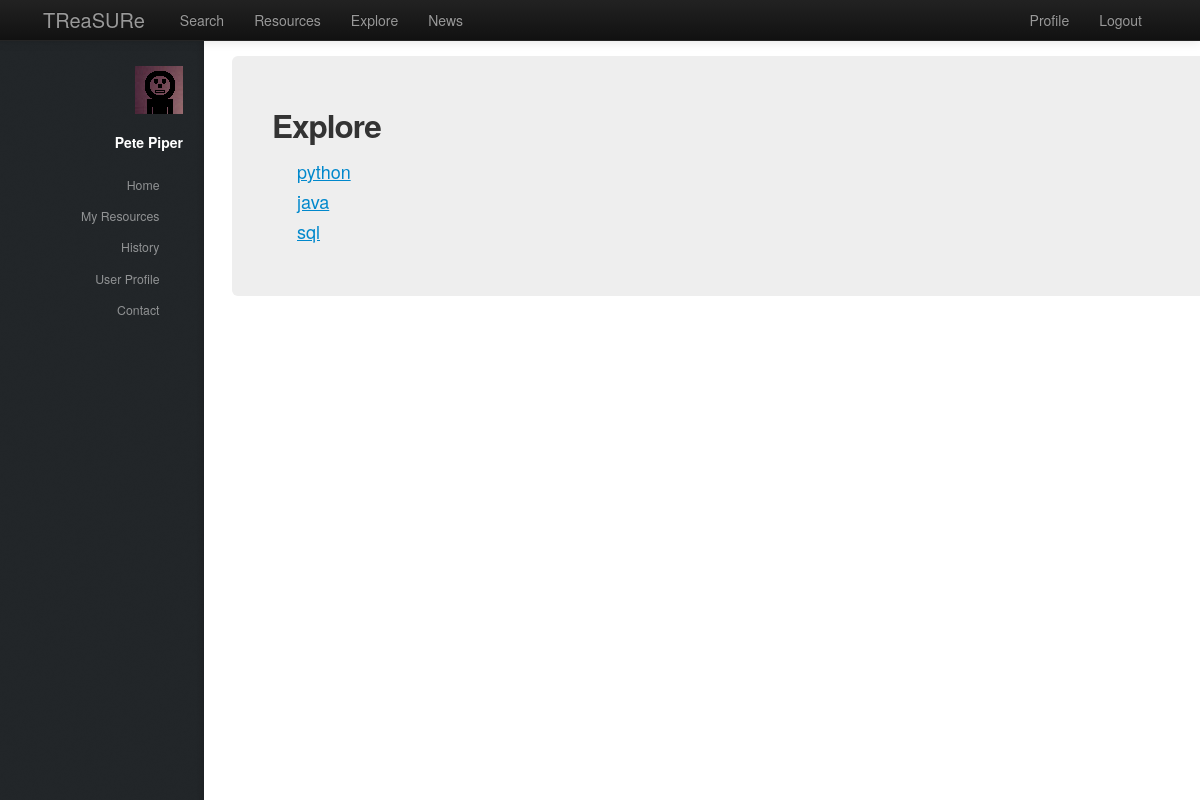
Before: /treasure/explore/ (signed in) with the older database file.
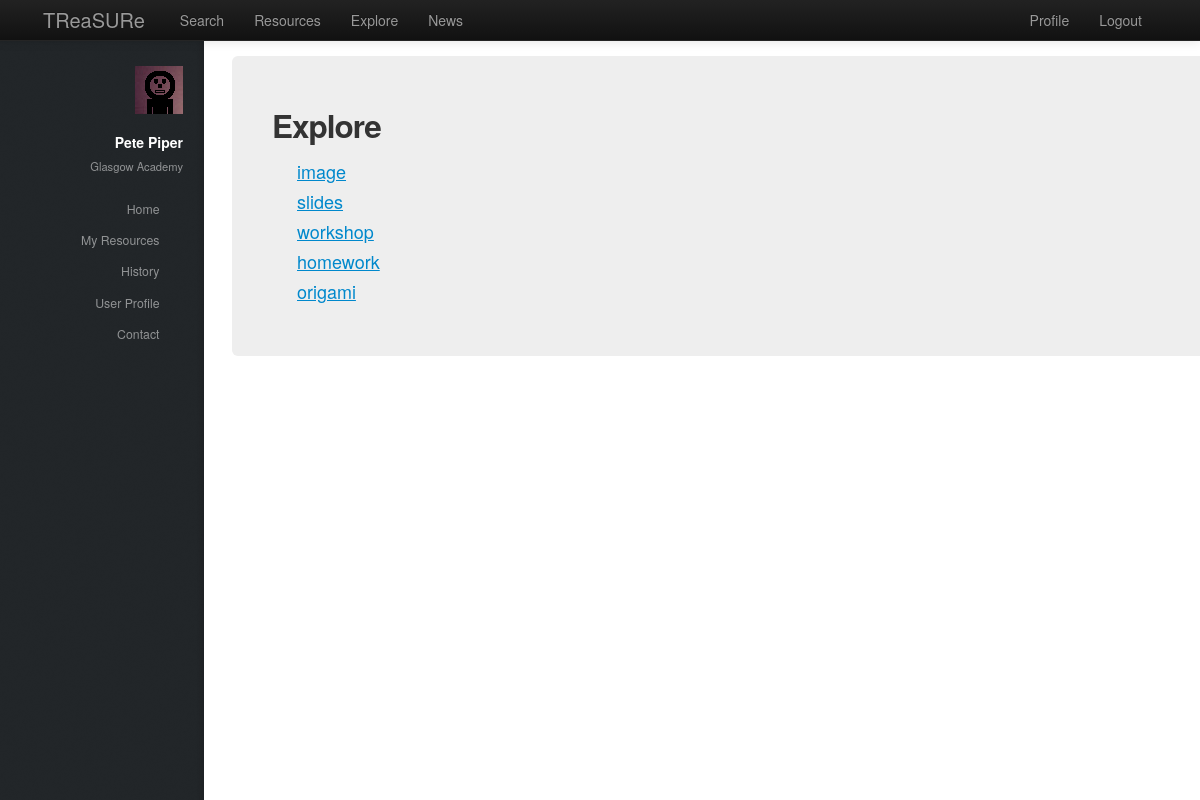
After: the same page with the newer database file.
### treasure/models.py (models this page shows, shortened)
class Teacher(models.Model):
    user = models.OneToOneField(User)
    firstname = models.CharField(max_length=128)
    surname = models.CharField(max_length=128)
    schools = models.ManyToManyField(School, null=True)
    hubs = models.ManyToManyField(Hub, null=True)

class Tag(models.Model):
    name = models.CharField(max_length=128)

class School(models.Model):
    name = models.CharField(max_length=128)
    town = models.CharField(max_length=128)
    address = models.TextField()
    latitude = models.FloatField()
    longitude = models.FloatField()
    def __unicode__(self):
        return self.name

### treasure/views.py (the view)
# urls.py: url(r'^explore/(?P<tag_id>\w+)/$', views.tag, name='tag'),
def explore(request):
    context = RequestContext(request)
    context_dict = sidebar(request)
    tag_list = Tag.objects.all()
    context_dict['tags'] = tag_list
    return render_to_response('treasure/explore.html', context_dict, context)

### treasure/views.py (called while the page is built)
def sidebar(request):
    context_dict = {}
    try:
        userid = request.user.id
        teacher = Teacher.objects.get(user = userid)
        context_dict['user_firstname'] = teacher.firstname
        context_dict['user_surname'] = teacher.surname
        if len(teacher.schools.all()) >= 1:
            context_dict['user_school'] = teacher.schools.all()[0]
    except Teacher.DoesNotExist:
        context_dict['user_firstname'] = ""
        context_dict['user_surname'] = ""
        context_dict['school'] = ""
    return context_dict

### templates/treasure/explore.html (shortened to what this page needs)
{% extends 'treasure/base.html' %}
{% load static %}
{% block body_block %}
<div class="hero-unit">
    <div class="row-fluid">
        <h2>Explore</h2>
        {% if tags %}
        <ul>
            {% for tag in tags %}
            <li><a href="../explore/{{ tag.id }}">{{ tag.name }}</a></li>
            {% endfor %}
        </ul>
        {% else %}
            <strong>No tags in database.</strong>
        {% endif %}
    </div>
</div>
{% endblock %}

### templates/treasure/base.html (shortened to what this page needs)
<!DOCTYPE html>
{% load static %}
<html>
    <head>
        <link href="{% static 'css/bootstrap-fluid-adj.css' %}" rel="stylesheet">
        <link href="{% static 'sidebar/css/main.css' %}" rel="stylesheet">
        <link href="{% static 'css/bootstrap.min.css' %}" rel="stylesheet" media="screen">
        <link rel="stylesheet" href="http://getbootstrap.com/examples/sticky-footer-navbar/sticky-footer-navbar.css">
        <link href="{% static 'css/bootstrap-responsive.css' %}" rel="stylesheet">
        <link href="{% static 'css/treasure.css' %}" rel="stylesheet">
    </head>
    <body>
        <div class="navbar navbar-inverse navbar-fixed-top">
           <div class="navbar-inner">
               <div class="container">
                   <a class="brand" href="/treasure/">TReaSURe</a>
                   <div class="nav-collapse collapse">
                       <ul class="nav pull-right">
                            {% if user.is_authenticated %}
                                <li><a href="/treasure/profile">Profile</a></li>
                            	<li><a href="/treasure/logout">Logout</a></li>
                            {% else %}
                            	<li><a href="/treasure/login">Login</a></li>
                            	<li><a href="/treasure/register">Register</a></li>
                            {% endif %}
                       </ul>
                       <ul class="nav">
                       {% if user.is_authenticated %}
                           <li><a href="/treasure/search">Search</a></li>
                           <li><a href="/treasure/resources">Resources</a></li>
			   <li><a href="/treasure/explore">Explore</a></li>
                       {% endif %}
                           <li><a href="/treasure/about">News</a></li>
                       </ul>
                   </div>
               </div>
           </div>
        </div>
        <div>
				<div id="header">
					<div class="top">
                       {% if user.is_authenticated %}
							<div id="logo">
								<span class="image avatar48"><img src="{% static 'images/avatar.jpg' %}" alt="user avatar" /></span>
								<h1 id="title">{{ user_firstname }} {{ user_surname }}</h1>
								<p>{{ user_school }}</p>
							</div>
	                   {% endif %}
                        <nav id="nav">
							<ul>
								{% if user.is_authenticated %}
									<li><a href="/treasure/" id="home-link" class="skel-layers-ignoreHref"><span>Home</span></a></li>
									<li><a href="/treasure/resources" class="skel-layers-ignoreHref"><span>My Resources</span></a></li>
									<li><a href="/treasure/about" class="skel-layers-ignoreHref"><span>History</span></a></li>
									<li><a href="/treasure/profile" class="skel-layers-ignoreHref"><span>User Profile</span></a></li>
									<li><a href="#contact" class="skel-layers-ignoreHref"><span>Contact</span></a></li>
								{% else %}
									<li><a href="/treasure/login"><span>Login</span></a></li>
									<li><a href="/treasure/register" class="skel-layers-ignoreHref"><span>Register</span></a></li>
								{% endif %}
							</ul>
						</nav>
					</div>
				</div>
			<div id="main">
				<section id="MainPage">
                    <div class="container">
                        {% block body_block%}{% endblock%}
                    </div>
                </section>
            </div>
        </div>
    </body>
</html>

### static/css/treasure.css (style rules this page uses)
a { text-decoration:underline; }
.brand { text-decoration:none; }
.hero-unit { padding: 40px; }

Changed rows visible on the page:
added School: name "Glasgow Academy"
changed Tag: name "python" → "image"
changed Tag: name "java" → "slides"
changed Tag: name "sql" → "workshop"
added Tag: name "homework"
added Tag: name "origami"
